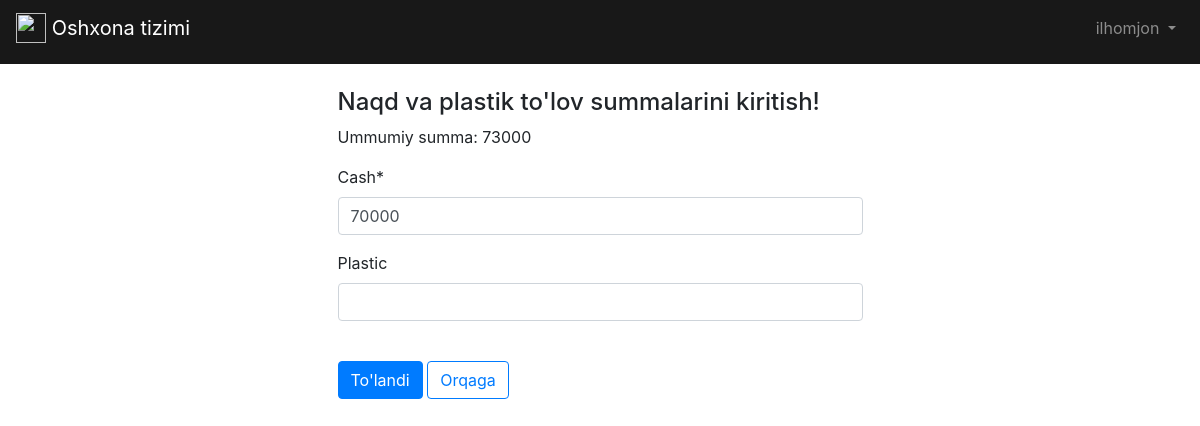
Page /profession/partial_payment/1/ (signed in) on the committed database.
### accounts/models.py (models this page shows, shortened)
class EmployeeUser(AbstractUser):
    phone = models.CharField(max_length=20, null=True, blank=True)
    STATUS = (
        ('cashier', ('kassir')),
        ('chef', ('oshpaz')),
        ('accountant', ('buxgalter')),
    )
    profession = models.CharField(
        max_length=32,
        choices=STATUS,
        default='cashier',
    )

### products/models.py (models this page shows, shortened)
class Order(models.Model):
    ref_code = models.IntegerField()
    products = models.ManyToManyField(OrderProduct)
    start_date = models.DateTimeField(auto_now_add=True)
    ordered_date = models.DateTimeField()
    ordered = models.BooleanField(default=False)
    order_completed = models.BooleanField(default=False)
    order_completed_date = models.DateTimeField(null=True, blank=True)
    cash = models.IntegerField()
    plastic = models.IntegerField(null=True, blank=True)
    def get_total(self):
        total = 0
        for order_product in self.products.all():
            total += order_product.get_final_price()
        return total

class OrderProduct(models.Model):
    ordered = models.BooleanField(default=False)
    product = models.ForeignKey(Product, on_delete=models.CASCADE)
    quantity = models.IntegerField(default=1)
    def get_total_product_price(self):
        return self.quantity * self.product.price
    def get_final_price(self):
        if self.product.discount_price:
            return self.get_total_product_discount_price()
        return self.get_total_product_price()

class Product(models.Model):
    name = models.CharField(max_length=50)
    date = models.DateTimeField(auto_now_add=True)
    price = models.IntegerField()
    discount_price = models.IntegerField(null=True, blank=True)
    category = models.ForeignKey(Category, on_delete=models.CASCADE)
    class Meta:
        verbose_name_plural = "Products"

### products/views.py (the view)
# urls.py: path('partial_payment/<int:pk>/', UpdatePartialPaymentView.as_view(), name='partial_payment'),
class UpdatePartialPaymentView(LoginRequiredMixin, UpdateView):
    model = Order
    template_name = 'partial-payment.html'
    fields = ['cash', 'plastic']

### template/partial-payment.html (shortened to what this page needs)
{% extends 'base.html' %}
{% load crispy_forms_tags %}
{% block content %}
<br>
<div class="col-6 offset-3">
<h4>Naqd va plastik to'lov summalarini kiritish!</h4>
    <p>Ummumiy summa: {{ object.get_total }}</p>
    <form method="post">
        {{ form|crispy }}<br>
<button type="button" class="btn btn-primary" data-bs-toggle="modal" data-bs-target="#exampleModal">
  To'landi
</button>
        <a href="{% url 'cashier' %}" class="btn btn-outline-primary">Orqaga</a>
    </form>
</div>
{% endblock content %}

### template/base.html (shortened to what this page needs)
{% load static %}
<!DOCTYPE html>
<html>
    <head>
            <link rel="stylesheet" href="https://cdn.jsdelivr.net/npm/bootstrap@4.5.3/dist/css/bootstrap.min.css">
    </head>
    <body>
        <nav class="navbar pb-3 navbar-expand-lg navbar-dark" style="background-color: #181818;">
            <a class="navbar-brand" href="{% url 'profession' %}">
                <img src="/static/assets/img/logo1.jpg" width="30" height="30" class="d-inline-block align-top" alt="">
                Oshxona tizimi
            </a>
            <div class="collapse navbar-collapse" id="navbarSupportedContent">
                {% if user.is_authenticated %}
                    <ul class="navbar-nav ml-auto">
                        <li class="nav-item">
                            <a class="nav-link dropdown-toggle" href="#"
                                id="navbarDropdown" role="button" data-toggle="dropdown"
                                aria-haspopup="true" aria-expanded="false">
                                {{ user.username }}
                            </a>
                        </li>
                    </ul>
                {% endif %}
            </div>
        </nav>
        <main>
            <div class="container">
                {% block content %}
                {% endblock content %}
            </div>
        </main>
    </body>
</html>

### rows in the picture
EmployeeUser: username "ilhomjon"
Order: get_total "73000", cash "70000"
